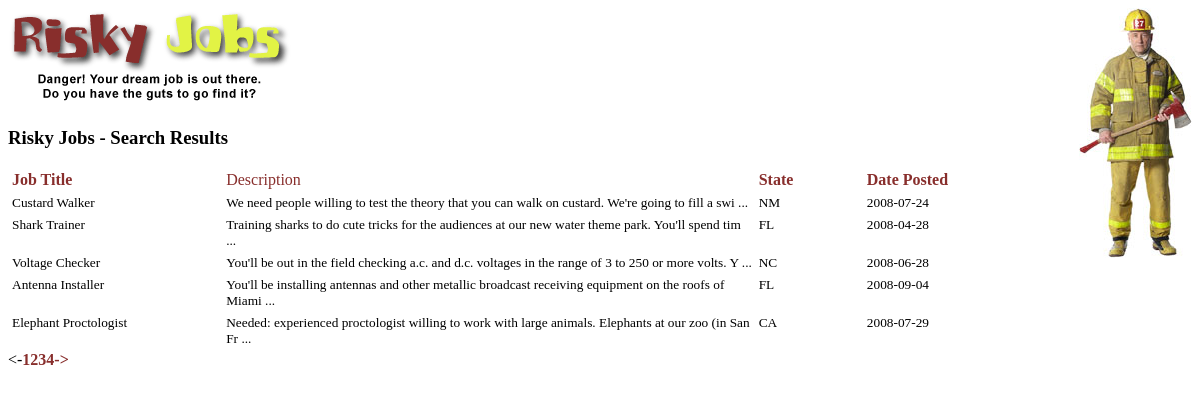
The app's page /public/search.php with its own data.
### tables this page shows
CREATE TABLE `riskyjobs` (
  `job_id` INT AUTO_INCREMENT,
  `title` VARCHAR(200),
  `description` MEDIUMTEXT,
  `city` VARCHAR(100),
  `state` VARCHAR(100),
  `zip` VARCHAR(5),
  `company` VARCHAR(30),
  `date_posted` TIMESTAMP DEFAULT CURRENT_TIMESTAMP ON UPDATE CURRENT_TIMESTAMP,
  PRIMARY KEY (`job_id`)
);

### src/repositories/riskyjobs_repository_get_all.php (called while the page is built, shortened)
<?php
function riskyjobs_repository_get_all(mysqli $dbc, string $search, int $sort, int $page, int $results_per_page)
{
    $query = "SELECT
	            `job_id`,
	            `title`,
                `description`,
                `state`,
                `date_posted`
              FROM riskyjobs";
    $query = riskyjobs_repository_get_all_filter($query, $search);
    $query = riskyjobs_repository_get_all_sort($query, $sort);
    if ($page >= 1)
        $skip = ($page - 1) * $results_per_page;
    else
        $skip = 0;
    $query =  $query . " LIMIT $skip,$results_per_page";
    $query_result = mysqli_query($dbc, $query);
    $rows = [];
    while ($row = mysqli_fetch_array($query_result)) {
        array_push($rows, $row);
    }
    $total = riskyjobs_repository_get_all_total($dbc, $search, $sort);
    $num_pages = ceil($total / $results_per_page);
    $result = [
        'total' => $total,
        'num_pages' => $num_pages,
        'rows' => $rows,
    ];
    return $result;
}
function riskyjobs_repository_get_all_total(mysqli $dbc, string $search): int
{
    $query_count = "SELECT COUNT(job_id) AS total FROM riskyjobs";
    $query_count = riskyjobs_repository_get_all_filter($query_count, $search);
    $result_query_count = mysqli_query($dbc, $query_count);
    $row = mysqli_fetch_array($result_query_count);
    $total = $row['total'];
    return (int) $total;
}
function riskyjobs_repository_get_all_filter(string $query, string $search): string
{
    $search_clean = str_replace(',', ' ', $search);
    $search_words = explode(' ', $search_clean);
    $where_list = array();
    $where_clausule = implode(" OR ", $where_list);
    if (empty($where_clausule)) {
        return $query;
    }
    return $query . " WHERE $where_clausule ";
}
function riskyjobs_repository_get_all_sort(string $query, int $sort): string
{
    $order_clausule = '';
    switch ($sort) {
        default:
            $order_clausule = 'ORDER BY job_id ASC';
            break;
    }
    return  $query . ' ' . $order_clausule;
}

### public/search.php (the view, shortened to what this page needs)
<?php
require_once(__DIR__ . '../../src/services/connection_database_service.php');
require_once(__DIR__ . '../../src/repositories/riskyjobs_repository_get_all.php');
require_once(__DIR__ . '/includes/generate_sort_links.php');
require_once(__DIR__ . '/includes/generate_pagination_links.php');
$dbc = connection_database_service_get_dbc();
$search = isset($_GET['search']) ? mysqli_real_escape_string($dbc, $_GET['search']) : '';
$sort = isset($_GET['sort']) ? (int)mysqli_real_escape_string($dbc, $_GET['sort']) : 0;
$page_number = isset($_GET['page']) ? (int)mysqli_real_escape_string($dbc, $_GET['page']) : 1;
$page_size = 5;
$result = riskyjobs_repository_get_all($dbc, $search, $sort, $page_number, $page_size);
$total = $result['total'];
$num_pages = $result['num_pages'];
$rows = $result['rows'];
$sort_config = [
    'Job Title' => $sort == ENUM_SORT_RISKYJOBS['title_asc'] ? ENUM_SORT_RISKYJOBS['title_desc'] : ENUM_SORT_RISKYJOBS['title_asc'],
    'Description' => null,
    'State' => $sort == ENUM_SORT_RISKYJOBS['state_asc'] ? ENUM_SORT_RISKYJOBS['state_desc'] : ENUM_SORT_RISKYJOBS['state_asc'],
    'Date Posted' => $sort == ENUM_SORT_RISKYJOBS['date_posted_asc'] ? ENUM_SORT_RISKYJOBS['date_posted_desc'] : ENUM_SORT_RISKYJOBS['date_posted_asc'],
];
?>
<!DOCTYPE html PUBLIC "-//W3C//DTD XHTML 1.0 Transitional//EN" "http://www.w3.org/TR/xhtml1/DTD/xhtml1-transitional.dtd">
<html xmlns="http://www.w3.org/1999/xhtml" xml:lang="en" lang="en">
<head>
    <link rel="stylesheet" type="text/css" href="assets/css/style.css" />
</head>
<body>
    <img src="assets/images/riskyjobs_title.gif" alt="Risky Jobs" />
    <img src="assets/images/riskyjobs_fireman.jpg" alt="Risky Jobs" style="float:right" />
    <h3>Risky Jobs - Search Results</h3>
    <table border="0" cellpadding="2">
        <?php
        if ($total > 0) {
            echo  '<tr class="heading">';
            echo generate_sort_links($sort_config, $search);
            echo '</tr>';
            foreach ($rows as $row) {
                echo '<tr class="results">';
                echo '<td valign="top" width="20%">' . $row['title'] . '</td>';
                echo '<td valign="top" width="50%">' . substr($row['description'], 0, 100) . ' ...</td>';
                echo '<td valign="top" width="10%">' . $row['state'] . '</td>';
                echo '<td valign="top" width="20%">' . substr($row['date_posted'], 0, 10) . '</td>';
                echo '</tr>';
            }
        } else {
            echo '<h4>No results found</h4>';
        }
        ?>
    </table>
    <?php
    if ($num_pages > 1) {
        echo generate_pagination_links(
            $page_number,
            $num_pages,
            $search,
            $sort
        );
    }
    ?>
</body>
</html>

### public/includes/generate_sort_links.php
<?php
function generate_sort_links(array $sort_config, string $search): string
{
    $sort_links = '';
    foreach ($sort_config as $link_name => $sort_value) {
        $url = $_SERVER['PHP_SELF'];
        if ($sort_value != null)
            $sort_links .=  "<td> <a href='$url?search=$search&sort=$sort_value'>$link_name</a> </td>";
        else
            $sort_links .=  "<td> $link_name </td>";
    }
    return $sort_links;
}

### public/includes/generate_pagination_links.php
<?php
function generate_pagination_links($page_number, $num_pages, $search, $sort)
{
    $url = $_SERVER['PHP_SELF'];
    $next_page = $page_number + 1;
    $previous_page = $page_number - 1;
    $page_links = '';
    if ($page_number <= 1) {
        $page_links .= '<-';
    } else {
        $page_links .=  "<a href='$url?search=$search&sort=$sort&page=$previous_page'><-</a>";
    }
    for ($i = 1; $i <= $num_pages; $i++) {
        $number_of_page = $i;
        $page_links .=  "<a href='$url?search=$search&sort=$sort&page=$i'>$number_of_page</a>";
    }
    if ($page_number >= $num_pages) {
        $page_links .= '->';
    } else {
        $page_links .=  "<a href='$url?search=$search&sort=$sort&page=$next_page'>-></a>";
    }
    return $page_links;
}

### public/assets/css/style.css (style rules this page uses)
tr.heading { color: #882E2C; }
tr.results { font-size: smaller; color: #000000; }
a { text-decoration: none; font-weight: bold; }
a:link { color: #882E2C; }

### records on screen
riskyjobs: title "Custard Walker", description "We need people willing to test the theory that you can walk on custard. We're going to fill a swi", state "NM", date_posted "2008-07-24"
riskyjobs: title "Shark Trainer", description "Training sharks to do cute tricks for the audiences at our new water theme park. You'll spend tim", state "FL", date_posted "2008-04-28"
riskyjobs: title "Voltage Checker", description "You'll be out in the field checking a.c. and d.c. voltages in the range of 3 to 250 or more volts. Y", state "NC", date_posted "2008-06-28"
riskyjobs: title "Antenna Installer", description "You'll be installing antennas and other metallic broadcast receiving equipment on the roofs of Miami", state "FL", date_posted "2008-09-04"
riskyjobs: title "Elephant Proctologist", description "Needed: experienced proctologist willing to work with large animals. Elephants at our zoo (in San Fr", state "CA", date_posted "2008-07-29"

### other values on screen
$link_name "Job Title"
$link_name "Description"
$link_name "State"
$link_name "Date Posted"
$number_of_page "1"
$number_of_page "2"
$number_of_page "3"
$number_of_page "4"
